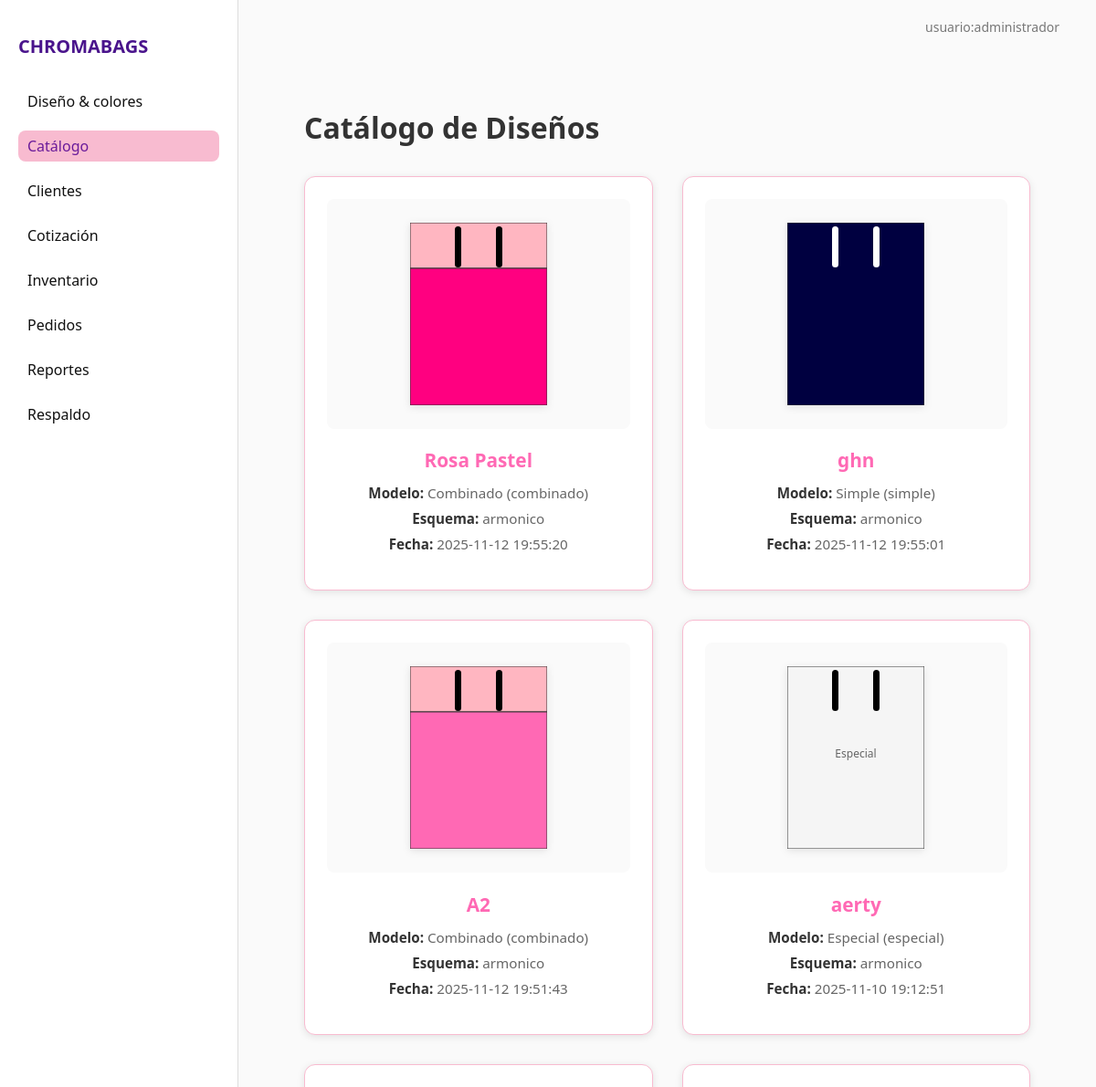
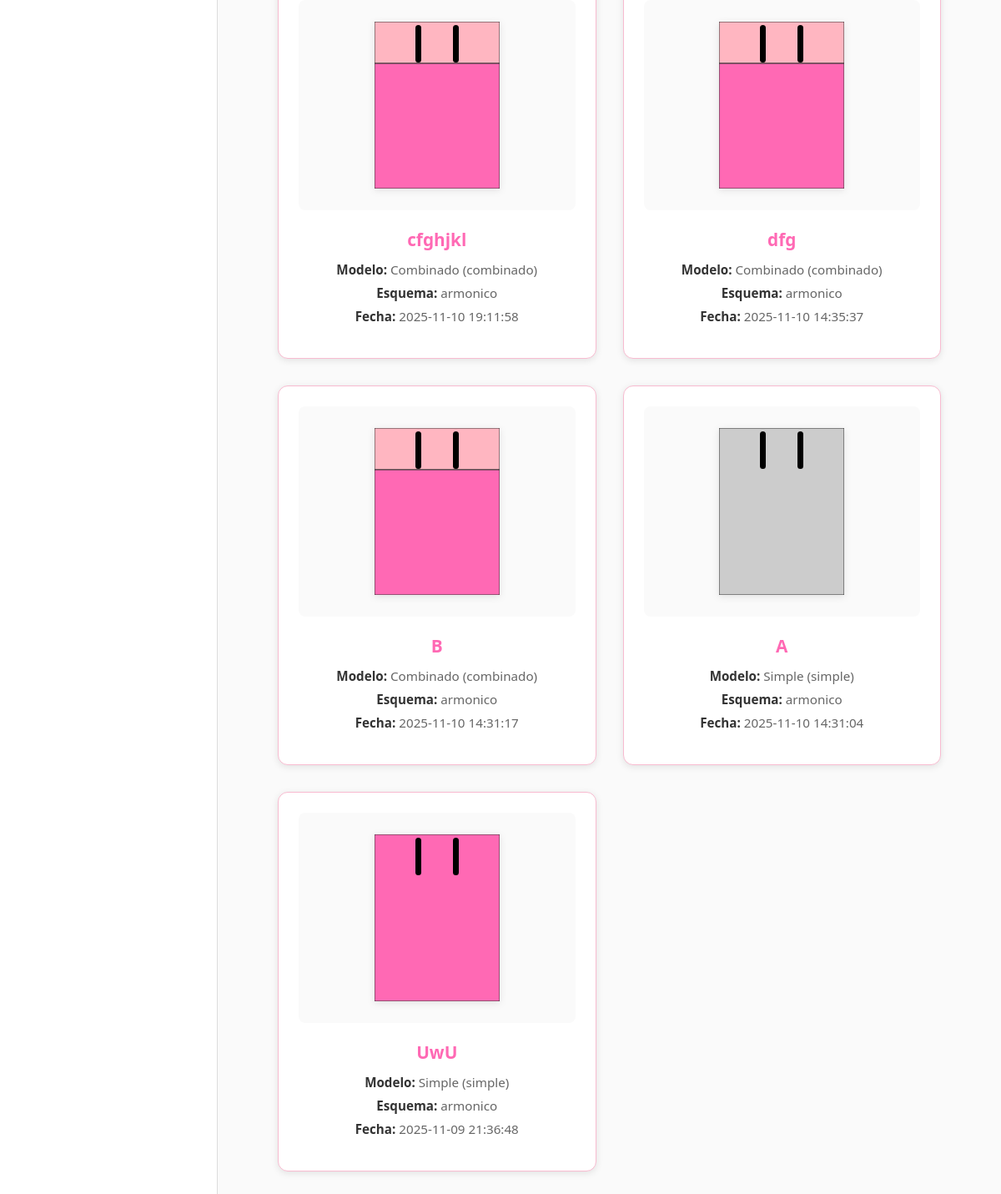
/catalogo, run on the app's committed database (2 pictures, top to bottom).
### tables this page shows
CREATE TABLE combinaciones (
    id_combinacion INTEGER PRIMARY KEY AUTOINCREMENT,
    id_modelo INTEGER,
    esquema TEXT DEFAULT 'armonico',
    id_color_principal INTEGER,
    id_color_secundario INTEGER,
    id_color_hilo INTEGER,
    id_color_asa INTEGER,
    nombre_guardado TEXT,
    fecha_creacion TEXT DEFAULT (datetime('now')), diseno_json TEXT,
    FOREIGN KEY (id_modelo) REFERENCES modelos_bolsas(id_modelo),
    FOREIGN KEY (id_color_principal) REFERENCES colores(id_color),
    FOREIGN KEY (id_color_secundario) REFERENCES colores(id_color),
    FOREIGN KEY (id_color_hilo) REFERENCES colores(id_color),
    FOREIGN KEY (id_color_asa) REFERENCES colores(id_color)
);

CREATE TABLE modelos_bolsas (
    id_modelo INTEGER PRIMARY KEY AUTOINCREMENT,
    nombre_modelo TEXT NOT NULL,
    tipo TEXT NOT NULL DEFAULT 'estandar',
    descripcion TEXT,
    ancho REAL DEFAULT 30.00,
    alto REAL DEFAULT 40.00
);

### app.py (the view)
@app.route('/catalogo')
def catalogo():
    conn = get_connection()
    combinaciones = []
    if conn:
        cur = conn.cursor()
        cur.execute("""
            SELECT
                c.id_combinacion,
                c.nombre_guardado,
                c.esquema,
                c.fecha_creacion,
                mb.nombre_modelo,
                mb.tipo,
                cp.codigo_hex AS hex_principal,
                ca.codigo_hex AS hex_asa,
                cs.codigo_hex AS hex_secundario
            FROM combinaciones c
            JOIN modelos_bolsas mb ON c.id_modelo = mb.id_modelo
            LEFT JOIN colores cp ON c.id_color_principal = cp.id_color
            LEFT JOIN colores ca ON c.id_color_asa = ca.id_color
            LEFT JOIN colores cs ON c.id_color_secundario = cs.id_color
            ORDER BY c.fecha_creacion DESC;
        """)
        combinaciones = cur.fetchall()
        cur.close()
        conn.close()
    return render_template('catalogo.html', combinaciones=combinaciones)

### db_connection.py (called while the page is built)
def get_connection():
    try:
        db_path = os.path.join('database', 'ChromaBags.db')
        conn = sqlite3.connect(db_path)
        conn.row_factory = sqlite3.Row  # Para acceder a las columnas por nombre
        return conn
    except sqlite3.Error as e:
        print(f"Error al conectar con la base de datos: {e}")
        return None

### templates/catalogo.html (shortened to what this page needs)
{% extends "base.html" %}
{% block content %}
<div class="panel-general">
    <h1>Catálogo de Diseños</h1>
    <div class="grid-catalogo">
        {% for c in combinaciones %}
        <div class="tarjeta">
            <div class="preview-producto">
                <svg class="bolsa-miniatura" width="150" height="200" viewBox="0 0 300 400">
                    {% if c[5] == 'simple' %}
                        <rect x="0" y="0" width="300" height="400" fill="{{ c[6] or '#CCCCCC' }}" stroke="#333" stroke-width="2"/>
                        <rect x="98" y="8" width="14" height="90" rx="7" ry="7" fill="{{ c[7] or '#000000' }}"/>
                        <rect x="188" y="8" width="14" height="90" rx="7" ry="7" fill="{{ c[7] or '#000000' }}"/>
                    {% elif c[5] == 'combinado' %}
                        <rect x="0" y="0" width="300" height="100" fill="{{ c[8] or '#FFB6C1' }}" stroke="#333" stroke-width="2"/>
                        <rect x="0" y="100" width="300" height="300" fill="{{ c[6] or '#FF69B4' }}" stroke="#333" stroke-width="2"/>
                        <rect x="98" y="8" width="14" height="90" rx="7" ry="7" fill="{{ c[7] or '#000000' }}"/>
                        <rect x="188" y="8" width="14" height="90" rx="7" ry="7" fill="{{ c[7] or '#000000' }}"/>
                    {% else %}
                        <rect x="0" y="0" width="300" height="400" fill="#F5F5F5" stroke="#333" stroke-width="2"/>
                        <text x="150" y="200" text-anchor="middle" font-size="24" fill="#666">Especial</text>
                        <rect x="98" y="8" width="14" height="90" rx="7" ry="7" fill="#000000"/>
                        <rect x="188" y="8" width="14" height="90" rx="7" ry="7" fill="#000000"/>
                    {% endif %}
                </svg>
            </div>
            <div class="info">
                <h3>{{ c[1] }}</h3>
                <p><strong>Modelo:</strong> {{ c[4] }} ({{ c[5] }})</p>
                <p><strong>Esquema:</strong> {{ c[2] }}</p>
                <p><strong>Fecha:</strong> {{ c[3] }}</p>
            </div>
        </div>
        {% endfor %}
    </div>
</div>
{% endblock %}

### static/css/style.css (style rules this page uses)
body { margin: 0; font-family: 'Segoe UI', sans-serif; background-color: #fefefe; }
.panel-general h1 { color: #4a148c; margin-bottom: 20px; }
.grid-catalogo { display: grid; grid-template-columns: repeat(auto-fill, minmax(230px, 1fr)); gap: 20px; }
.tarjeta { background: #fff; border: 1px solid #f8bbd0; border-radius: 15px; padding: 15px; text-align: center; transition: 0.3s; }
.tarjeta h3 { color: #6a1b9a; }
.tarjeta p { font-size: 14px; color: #444; }

### templates/catalogo.html (style rules this page uses)
.panel-general { padding: 2rem; }
.panel-general h1 { color: #333; margin-bottom: 2rem; font-size: 2rem; }
.grid-catalogo { display: grid; grid-template-columns: repeat(auto-fill, minmax(280px, 1fr)); gap: 2rem; }
.tarjeta { background: white; border-radius: 12px; box-shadow: 0 2px 8px rgba(0,0,0,0.1); padding: 1.5rem; transition: transform 0.3s, box-shadow 0.3s; }
.preview-producto { background: #fafafa; border-radius: 8px; padding: 1rem; margin-bottom: 1rem; display: flex; justify-content: center; align-items: center; min-height: 220px; }
.bolsa-miniatura { max-width: 100%; height: auto; filter: drop-shadow(0 2px 4px rgba(0,0,0,0.1)); }
.info { margin-bottom: 1rem; }
.info h3 { color: #FF69B4; margin-bottom: 0.75rem; font-size: 1.3rem; }
.info p { margin: 0.5rem 0; color: #666; font-size: 0.95rem; }
.info p strong { color: #333; }

### data on the page
combinaciones: nombre_guardado "Rosa Pastel", nombre_modelo "Combinado", tipo "combinado", esquema "armonico", fecha_creacion "2025-11-12 19:55:20"
combinaciones: nombre_guardado "ghn", nombre_modelo "Simple", tipo "simple", esquema "armonico", fecha_creacion "2025-11-12 19:55:01"
combinaciones: nombre_guardado "A2", nombre_modelo "Combinado", tipo "combinado", esquema "armonico", fecha_creacion "2025-11-12 19:51:43"
combinaciones: shows "Especial", nombre_guardado "aerty", nombre_modelo "Especial", tipo "especial", esquema "armonico", fecha_creacion "2025-11-10 19:12:51"
combinaciones: nombre_guardado "cfghjkl", nombre_modelo "Combinado", tipo "combinado", esquema "armonico", fecha_creacion "2025-11-10 19:11:58"
combinaciones: nombre_guardado "dfg", nombre_modelo "Combinado", tipo "combinado", esquema "armonico", fecha_creacion "2025-11-10 14:35:37"
combinaciones: nombre_guardado "B", nombre_modelo "Combinado", tipo "combinado", esquema "armonico", fecha_creacion "2025-11-10 14:31:17"
combinaciones: nombre_guardado "A", nombre_modelo "Simple", tipo "simple", esquema "armonico", fecha_creacion "2025-11-10 14:31:04"
combinaciones: nombre_guardado "UwU", nombre_modelo "Simple", tipo "simple", esquema "armonico", fecha_creacion "2025-11-09 21:36:48"
